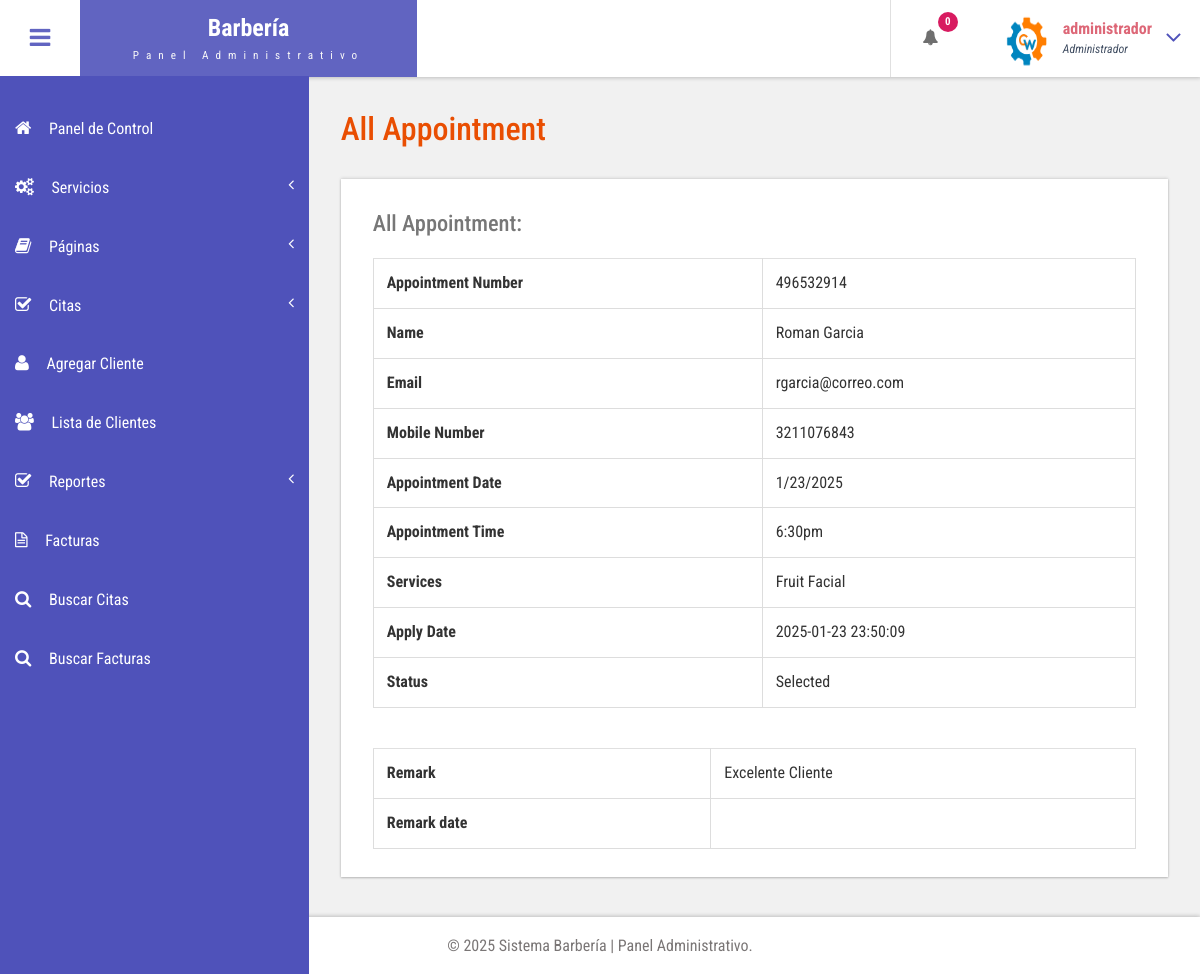
Screenshot of /admin/edit-appointment.php?editid=8 (signed in) with the database file from the repository.
### tables this page shows
CREATE TABLE `tblappointment` (
  `ID` int(10) NOT NULL,
  `AptNumber` varchar(80) DEFAULT NULL,
  `Name` varchar(120) DEFAULT NULL,
  `Email` varchar(120) DEFAULT NULL,
  `PhoneNumber` bigint(11) DEFAULT NULL,
  `AptDate` varchar(120) DEFAULT NULL,
  `AptTime` varchar(120) DEFAULT NULL,
  `Services` varchar(120) DEFAULT NULL,
  `ApplyDate` timestamp NULL DEFAULT current_timestamp(),
  `Remark` varchar(250) NOT NULL,
  `Status` varchar(50) NOT NULL,
  `RemarkDate` timestamp NOT NULL DEFAULT '0000-00-00 00:00:00' ON UPDATE current_timestamp()
);

### admin/edit-appointment.php (the view, shortened to what this page needs)
<?php
include('includes/dbconnection.php');
if (strlen($_SESSION['bpmsaid']==0)) {
  header('location:logout.php');
  } else{
  ?>
<!DOCTYPE HTML>
<html>
<head>
<link href="css/bootstrap.css" rel='stylesheet' type='text/css' />
<link href="css/style.css" rel='stylesheet' type='text/css' />
<link href="css/font-awesome.css" rel="stylesheet">
<link href="css/animate.css" rel="stylesheet" type="text/css" media="all">
<link href="css/custom.css" rel="stylesheet">
</head>
<body class="cbp-spmenu-push">
	<div class="main-content">
		 <?php include_once('includes/sidebar.php');?>
		 <?php include_once('includes/header.php');?>
		<div id="page-wrapper">
			<div class="main-page">
				<div class="tables">
					<h3 class="title1">All Appointment</h3>
					<div class="table-responsive bs-example widget-shadow">
						<h4>All Appointment:</h4>
						<?php
$cid=$_GET['editid'];
$ret=mysqli_query($con,"select * from tblappointment where ID='$cid'");
while ($row=mysqli_fetch_array($ret)) {
?>
						<table class="table table-bordered">
							<tr>
    <th>Appointment Number</th>
    <td><?php  echo $row['AptNumber'];?></td>
  </tr>
  <tr>
<th>Name</th>
    <td><?php  echo $row['Name'];?></td>
  </tr>
<tr>
    <th>Email</th>
    <td><?php  echo $row['Email'];?></td>
  </tr>
   <tr>
    <th>Mobile Number</th>
    <td><?php  echo $row['PhoneNumber'];?></td>
  </tr>
   <tr>
    <th>Appointment Date</th>
    <td><?php  echo $row['AptDate'];?></td>
  </tr>
<tr>
    <th>Appointment Time</th>
    <td><?php  echo $row['AptTime'];?></td>
  </tr>
  <tr>
    <th>Services</th>
    <td><?php  echo $row['Services'];?></td>
  </tr>
  <tr>
    <th>Apply Date</th>
    <td><?php  echo $row['ApplyDate'];?></td>
  </tr>
<tr>
    <th>Status</th>
    <td> <?php
if($row['Status']=="1")
{
  echo "Selected";
}
     ;?></td>
  </tr>
						</table>
							<?php if($row['Remark']==""){ ?>
<form name="submit" method="post" enctype="multipart/form-data">
<tr>
    <th>Remark :</th>
    <td>
    <textarea name="remark" placeholder="" rows="12" cols="14" class="form-control wd-450" required="true"></textarea></td>
   </tr>
  <tr>
    <th>Status :</th>
    <td>
   <select name="status" class="form-control wd-450" required="true" >
     <option value="1" selected="true">Selected</option>
     <option value="2">Rejected</option>
   </select></td>
  </tr>
  <tr align="center">
    <td colspan="2"><button type="submit" name="submit" class="btn btn-az-primary pd-x-20">Submit</button></td>
  </tr>
  </form>
<?php } else { ?>
						<table class="table table-bordered">
							<tr>
    <th>Remark</th>
    <td><?php echo $row['Remark']; ?></td>
  </tr>
<tr>
<th>Remark date</th>
<td><?php echo $row['Remarkdate']; ?>  </td></tr>
						</table>
						<?php } ?>
						<?php } ?>
					</div>
				</div>
			</div>
		</div>
		 <?php include_once('includes/footer.php');?>
	</div>
</body>
</html>
<?php }  ?>

### admin/includes/header.php (shortened to what this page needs)
<div class="sticky-header header-section ">
      <div class="header-left">
        <button id="showLeftPush"><i class="fa fa-bars"></i></button>
        <div class="logo">
          <a href="index.php">
            <h1>Barbería</h1>
            <span>Panel Administrativo</span>
          </a>
        </div>
      </div>
      <div class="header-right">
        <div class="profile_details_left">
          <ul class="nofitications-dropdown">
            <?php
$ret1=mysqli_query($con,"select ID,Name from  tblappointment where Status=''");
$num=mysqli_num_rows($ret1);
?>
            <li class="dropdown head-dpdn">
              <a href="#" class="dropdown-toggle" data-toggle="dropdown" aria-expanded="false"><i class="fa fa-bell"></i><span class="badge blue"><?php echo $num;?></span></a>
            </li>
          </ul>
          <div class="clearfix"> </div>
        </div>
        <div class="profile_details">
        <?php
$adid=$_SESSION['bpmsaid'];
$ret=mysqli_query($con,"select AdminName from tbladmin where ID='$adid'");
$row=mysqli_fetch_array($ret);
$name=$row['AdminName'];
?>
          <ul>
            <li class="dropdown profile_details_drop">
              <a href="#" class="dropdown-toggle" data-toggle="dropdown" aria-expanded="false">
                <div class="profile_img">
                  <span class="prfil-img"><img src="images/logo2.png" alt="" width="50" height="60"> </span>
                  <div class="user-name">
                    <p><?php echo $name; ?></p>
                    <span>Administrador</span>
                  </div>
                  <i class="fa fa-angle-down lnr"></i>
                  <div class="clearfix"></div>
                </div>
              </a>
            </li>
          </ul>
        </div>
      </div>
      <div class="clearfix"> </div>
    </div>

### admin/css/style.css (style rules this page uses)
h4, h5, h6, h1, h2, h3 { margin: 0; }
ul, ol { margin: 0; }
p { margin: 0; }
html, body { font-family: 'Roboto Condensed', sans-serif; font-size: 100%; overflow-x: hidden; background: #fff; }
body a { transition: 0.5s all ease; -webkit-transition: 0.5s all ease; -moz-transition: 0.5s all ease; -o-transition: 0.5s all ease; -ms-transition: 0.5s all ease; text-decoration:none; }
h1,h2,h3,h4,h5,h6 { margin:0; }
p { margin:0; }
ul,label { margin:0; padding:0; }
.main-content { position: relative; }
.sticky-header { position: fixed; top: 0; left:0px; width: 100%; z-index: 100; }
.header-section { background:#FFF; box-shadow: 1px 1px 4px rgba(0, 0, 0, 0.21); -webkit-box-shadow: 1px 1px 4px rgba(0, 0, 0, 0.21); -moz-box-shadow: 1px 1px 4px rgba(0, 0, 0, 0.21); -o-box-shadow: 1px 1px 4px rgba(0, 0, 0, 0.21); }
.header-section::after { clear: both; display: block; content: ''; }
.header-left { float: left; width: 45%; }
.header-right { float: right; }
button#showLeftPush { font-size: 1.5em; width: 80px; padding: 0.87em 0; text-align: center; cursor: pointer; float: left; color: #6F6F6F; -moz-transition: all 0.2s ease-out 0s; -webkit-transition: all 0.2s ease-out 0s; transition: all 0.2s ease-out 0s; border: none; background-color: #fff; outline:none; }
.cbp-spmenu-push { overflow-x: hidden; position: relative; }
.cbp-spmenu, .cbp-spmenu-push { -webkit-transition: all 0.3s ease; -moz-transition: all 0.3s ease; transition: all 0.3s ease; }
.cbp-spmenu-push div#page-wrapper { margin: 0 0 0 19.3em; transition:.5s all; -webkit-transition:.5s all; -moz-transition:.5s all; }
.fa { display: inline-block; font-family: FontAwesome; font-style: normal; font-weight: normal; line-height: 1; -webkit-font-smoothing: antialiased; -moz-osx-font-smoothing: grayscale; }
.logo { background: #6164C1; text-align: center; float: left; }
.logo a { padding: 0.9em 3.3em .7em; display: block; text-decoration: none; }
.logo a h1 { color: #fff; font-size: 1.5em; line-height: 1.2em; font-weight: 700; }
.logo a span { color: #F8F8F8; font-size: .7em; text-align: center; letter-spacing: 7px; }
.profile_details_left { float: left; }
li.dropdown.head-dpdn { display: inline-block; padding: 1.7em 0; border-left: 1px solid #E0E0E0; float: left; }
li.dropdown.head-dpdn a.dropdown-toggle { padding: 1.7em 2em; }
i.fa.fa-bell { color:#6F6F6F; }
.header-right span.badge { font-size: 11px; font-weight: bold; color: #FFF; background: #8BC34A; line-height: 15px; width: 20px; height: 20px; border-radius: 2em; -webkit-border-radius: 2em; -moz-border-radius: 2em; -o-border-radius: 2em; text-align: center; display: inline-block; position: absolute; top: 16%; padding: 2px 0 0; }
.header-right span.blue { background-color:#D81B60; }
.profile_details { float: right; }
.profile_details_drop a.dropdown-toggle { display:block; padding: 0.8em 3em 0 2em; }
.profile_img span.prfil-img { float:left; }
.user-name { float:left; margin-top:8px; margin-left:11px; height:35px; }
.profile_details ul li { list-style-type:none; position:relative; }
.profile_details li a i.fa.lnr { position: absolute; top: 34%; right: 8%; color: #4F52BA; font-size: 1.6em; }
.user-name p { font-size:1em; color:#DD6777; line-height:1em; font-weight:700; }
.user-name span { font-size: .75em; font-style: italic; color: #424f63; font-weight: normal; margin-top: .3em; }
.widget-shadow { background-color: #fff; box-shadow: 0 -1px 3px rgba(0,0,0,.12),0 1px 2px rgba(0,0,0,.24); -webkit-box-shadow: 0 -1px 3px rgba(0,0,0,.12),0 1px 2px rgba(0,0,0,.24); -moz-box-shadow: 0 -1px 3px rgba(0,0,0,.12),0 1px 2px rgba(0,0,0,.24); }
h3.title1 { font-size: 2em; color: #e94e02; margin-bottom: 0.8em; }
.table > thead > tr > th, .table > tbody > tr > th, .table > tfoot > tr > th, .table > thead > tr > td, .table > tbody > tr > td, .table > tfoot > tr > td { border-top: none; }
.tables h4 { font-size: 1.4em; margin-bottom: 1em; color: #777777; }
.tables .panel-body ,.tables .bs-example { padding: 2em 2em 0.5em; }
.tables .table > thead > tr > th, .tables .table > tbody > tr > th, .tables .table > tfoot > tr > th, .tables .table > thead > tr > td, .tables .table > tbody > tr > td, .tables .table > tfoot > tr > td { padding: 13px; border-top: 1px solid #E0E0E0; }
.bs-example { margin-top: 2em; }

### admin/css/custom.css (style rules this page uses)
#page-wrapper { padding:7em 2em 2.5em; background-color: #F1F1F1; }

### rows the page displays
tblappointment: AptNumber "496532914", Name "Roman Garcia", Email "rgarcia@correo.com", PhoneNumber "3211076843", AptDate "1/23/2025", AptTime "6:30pm", Services "Fruit Facial", ApplyDate "2025-01-23 23:50:09", Status "Selected", Remark "Excelente Cliente"

### other values shown
$num "0"
$name "administrador"
